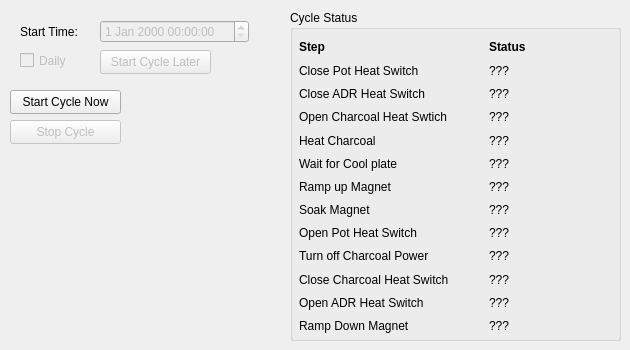
      <widget class="QWidget" name="tab_cycle">
       <attribute name="title">
        <string>Cycle</string>
       </attribute>
       <widget class="QPushButton" name="pb_start_cycle_now">
        <property name="geometry">
         <rect>
          <x>10</x>
          <y>90</y>
          <width>111</width>
          <height>24</height>
         </rect>
        </property>
        <property name="text">
         <string>Start Cycle Now</string>
        </property>
       </widget>
       <widget class="QLabel" name="l_14">
        <property name="geometry">
         <rect>
          <x>20</x>
          <y>20</y>
          <width>67</width>
          <height>23</height>
         </rect>
        </property>
        <property name="text">
         <string>Start Time:</string>
        </property>
       </widget>
       <widget class="QDateTimeEdit" name="dte_start_time">
        <property name="enabled">
         <bool>false</bool>
        </property>
        <property name="geometry">
         <rect>
          <x>100</x>
          <y>20</y>
          <width>149</width>
          <height>23</height>
         </rect>
        </property>
       </widget>
       <widget class="QCheckBox" name="cb_is_daily_cycle">
        <property name="enabled">
         <bool>false</bool>
        </property>
        <property name="geometry">
         <rect>
          <x>20</x>
          <y>50</y>
          <width>86</width>
          <height>21</height>
         </rect>
        </property>
        <property name="text">
         <string>Daily</string>
        </property>
       </widget>
       <widget class="QPushButton" name="pb_start_cycle_later">
        <property name="enabled">
         <bool>false</bool>
        </property>
        <property name="geometry">
         <rect>
          <x>100</x>
          <y>50</y>
          <width>111</width>
          <height>24</height>
         </rect>
        </property>
        <property name="text">
         <string>Start Cycle Later</string>
        </property>
       </widget>
       <widget class="QGroupBox" name="groupBox">
        <property name="geometry">
         <rect>
          <x>290</x>
          <y>10</y>
          <width>331</width>
          <height>331</height>
         </rect>
        </property>
        <property name="title">
         <string>Cycle Status</string>
        </property>
        <widget class="QWidget" name="gridLayoutWidget">
         <property name="geometry">
          <rect>
           <x>9</x>
           <y>29</y>
           <width>313</width>
           <height>295</height>
          </rect>
         </property>
         <layout class="QGridLayout" name="gridLayout_3" columnstretch="3,2">
          <item row="13" column="1">
           <widget class="QLabel" name="l_cycle_status_ramp_up">
            <property name="text">
             <string>???</string>
            </property>
           </widget>
          </item>
          <item row="16" column="0">
           <widget class="QLabel" name="l_22">
            <property name="text">
             <string>Turn off Charcoal Power</string>
            </property>
           </widget>
          </item>
          <item row="7" column="0">
           <widget class="QLabel" name="l_15">
            <property name="text">
             <string>&lt;b&gt;Step&lt;/b&gt;</string>
            </property>
           </widget>
          </item>
          <item row="8" column="1">
           <widget class="QLabel" name="l_cycle_status_close_pot_hs">
            <property name="text">
             <string>???</string>
            </property>
           </widget>
          </item>
          <item row="18" column="0">
           <widget class="QLabel" name="l_24">
            <property name="text">
             <string>Open ADR Heat Switch</string>
            </property>
           </widget>
          </item>
          <item row="10" column="0">
           <widget class="QLabel" name="l_17">
            <property name="text">
             <string>Open Charcoal Heat Swtich</string>
            </property>
           </widget>
          </item>
          <item row="8" column="0">
           <widget class="QLabel" name="l_16">
            <property name="text">
             <string>Close Pot Heat Switch</string>
            </property>
           </widget>
          </item>
          <item row="7" column="1">
           <widget class="QLabel" name="l_18">
            <property name="text">
             <string>&lt;b&gt;Status&lt;/b&gt;</string>
            </property>
           </widget>
          </item>
          <item row="11" column="0">
           <widget class="QLabel" name="l_19">
            <property name="text">
             <string>Heat Charcoal</string>
            </property>
           </widget>
          </item>
          <item row="13" column="0">
           <widget class="QLabel" name="l_20">
            <property name="text">
             <string>Ramp up Magnet</string>
            </property>
           </widget>
          </item>
          <item row="14" column="0">
           <widget class="QLabel" name="l_21">
            <property name="text">
             <string>Soak Magnet</string>
            </property>
           </widget>
          </item>
          <item row="17" column="0">
           <widget class="QLabel" name="l_23">
            <property name="text">
             <string>Close Charcoal Heat Switch</string>
            </property>
           </widget>
          </item>
          <item row="10" column="1">
           <widget class="QLabel" name="l_cycle_status_open_charcoal_hs">
            <property name="text">
             <string>???</string>
            </property>
           </widget>
          </item>
          <item row="11" column="1">
           <widget class="QLabel" name="l_cycle_status_heat_charcoal">
            <property name="text">
             <string>???</string>
            </property>
           </widget>
          </item>
          <item row="19" column="0">
           <widget class="QLabel" name="l_25">
            <property name="text">
             <string>Ramp Down Magnet</string>
            </property>
           </widget>
          </item>
          <item row="15" column="0">
           <widget class="QLabel" name="l_26">
            <property name="text">
             <string>Open Pot Heat Switch</string>
            </property>
           </widget>
          </item>
          <item row="9" column="0">
           <widget class="QLabel" name="l_27">
            <property name="text">
             <string>Close ADR Heat Switch</string>
            </property>
           </widget>
          </item>
          <item row="9" column="1">
           <widget class="QLabel" name="l_cycle_status_close_adr_hs">
            <property name="text">
             <string>???</string>
            </property>
           </widget>
          </item>
          <item row="14" column="1">
           <widget class="QLabel" name="l_cycle_status_soak">
            <property name="text">
             <string>???</string>
            </property>
           </widget>
          </item>
          <item row="12" column="0">
           <widget class="QLabel" name="l_28">
            <property name="text">
             <string>Wait for Cool plate</string>
            </property>
           </widget>
          </item>
          <item row="12" column="1">
           <widget class="QLabel" name="l_cycle_status_wait_cool_plate">
            <property name="text">
             <string>???</string>
            </property>
           </widget>
          </item>
          <item row="15" column="1">
           <widget class="QLabel" name="l_cycle_status_open_pot_hs">
            <property name="text">
             <string>???</string>
            </property>
           </widget>
          </item>
          <item row="16" column="1">
           <widget class="QLabel" name="l_cycle_status_turn_off_charcoal">
            <property name="text">
             <string>???</string>
            </property>
           </widget>
          </item>
          <item row="17" column="1">
           <widget class="QLabel" name="l_cycle_status_close_charcoal">
            <property name="text">
             <string>???</string>
            </property>
           </widget>
          </item>
          <item row="18" column="1">
           <widget class="QLabel" name="l_cycle_status_open_adr_hs">
            <property name="text">
             <string>???</string>
            </property>
           </widget>
          </item>
          <item row="19" column="1">
           <widget class="QLabel" name="l_cycle_status_ramp_down_magnet">
            <property name="text">
             <string>???</string>
            </property>
           </widget>
          </item>
         </layout>
        </widget>
       </widget>
       <widget class="QPushButton" name="pb_stop_cycle">
        <property name="enabled">
         <bool>false</bool>
        </property>
        <property name="geometry">
         <rect>
          <x>10</x>
          <y>120</y>
          <width>111</width>
          <height>24</height>
         </rect>
        </property>
        <property name="text">
         <string>Stop Cycle</string>
        </property>
       </widget>
      </widget>
